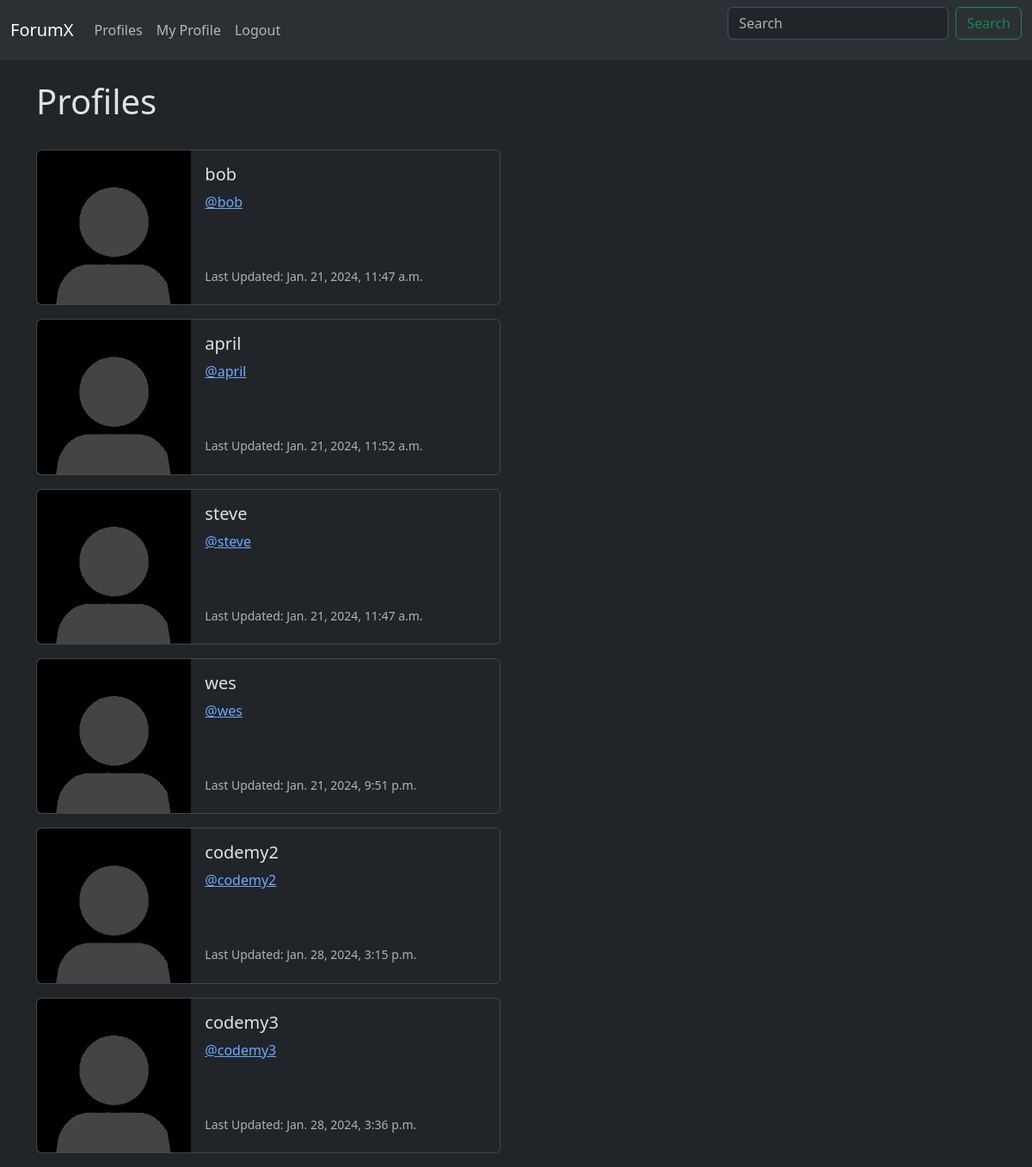
Screenshot of /profile_list/ (signed in) with the database file from the repository.
### forumx/models.py (models this page shows, shortened)
class Profile(models.Model):
   user = models.OneToOneField(User, on_delete=models.CASCADE)
   follows = models.ManyToManyField("self",
    related_name="followed_by",
    symmetrical=False, # User does not need to follow back
    blank=True # User does not need to follow anyone
    )
   date_modified = models.DateTimeField(User, default=timezone.now)
   profile_image = models.ImageField(null=True, blank=True, upload_to="images/")

### forumx/views.py (the view)
# urls.py: path('profile_list/', views.profile_list, name='profile_list'),
def profile_list(request):
    if request.user.is_authenticated:
        profiles = Profile.objects.exclude(user=request.user)
        return render(request, 'profile_list.html', {"profiles":profiles })
    else:
        messages.success(request,("You must be logged in to view profiles"))
        return redirect('home')

### forumx/templates/profile_list.html
{% extends 'base.html'%}
{% load static %}
{% block content %}
    <h1> Profiles </h1>
    <br>
{% if profiles %}
    {% for profile in profiles %}
    <div class="card mb-3" style="max-width: 540px;">
        <div class="row g-0">
          <div class="col-md-4">
            <img src="{% static 'images/user.jpg' %}" class="img-fluid rounded-start" alt="...">
          </div>
          <div class="col-md-8">
            <div class="card-body">
              <h5 class="card-title">{{ profile.user.username }}</h5>
              <p class="card-text"><a href="{% url 'profile' profile.user.id%}">@{{ profile.user.username|lower }}</a></p>
              <br><br>
              <p class="card-text"><small class="text-body-secondary">Last Updated: {{ profile.date_modified }}</small></p>
            </div>
          </div>
        </div>
      </div>
    {% endfor %}
{% endif %}
{% endblock %}

### rows the page displays
Profile: user.username "bob", date_modified "Jan. 21, 2024, 11:47 a.m."
Profile: user.username "april", date_modified "Jan. 21, 2024, 11:52 a.m."
Profile: user.username "steve", date_modified "Jan. 21, 2024, 11:47 a.m."
Profile: user.username "wes", date_modified "Jan. 21, 2024, 9:51 p.m."
Profile: user.username "codemy2", date_modified "Jan. 28, 2024, 3:15 p.m."
Profile: user.username "codemy3", date_modified "Jan. 28, 2024, 3:36 p.m."
